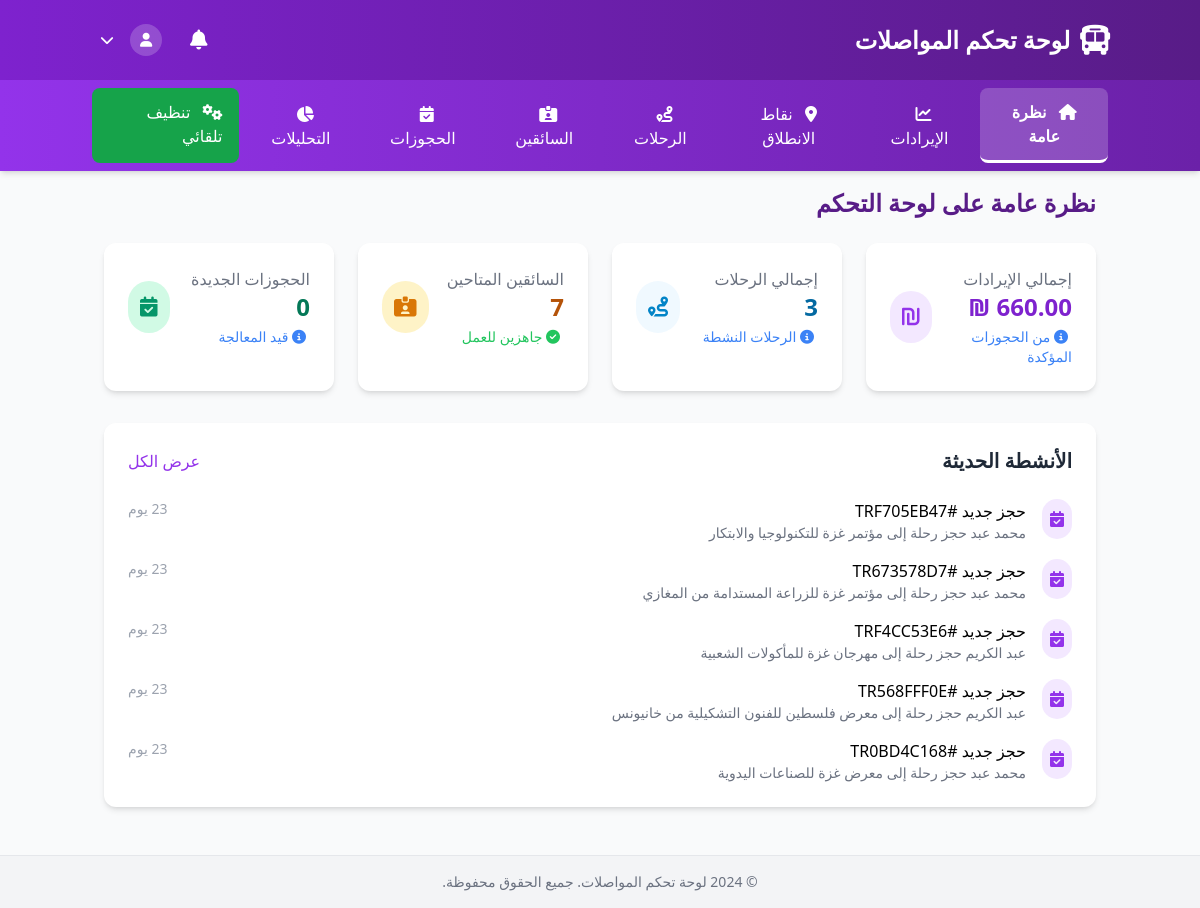
The page /transport/dashboard.php on the database its author committed.
### tables this page shows
CREATE TABLE `transport_bookings` (
  `id` int(11) NOT NULL,
  `user_id` int(11) DEFAULT NULL,
  `trip_id` int(11) NOT NULL,
  `event_id` int(11) NOT NULL,
  `ticket_id` int(11) DEFAULT NULL,
  `customer_name` varchar(255) NOT NULL,
  `customer_phone` varchar(20) NOT NULL,
  `customer_email` varchar(255) DEFAULT NULL,
  `seats_count` int(11) DEFAULT 1,
  `passenger_name` varchar(255) NOT NULL,
  `passenger_phone` varchar(20) NOT NULL,
  `passenger_email` varchar(255) DEFAULT NULL,
  `passengers_count` int(11) NOT NULL DEFAULT 1,
  `total_amount` decimal(10,2) NOT NULL,
  `special_notes` text DEFAULT NULL,
  `payment_method` enum('bank_transfer','cash_on_delivery','mobile_pay','credit_card') NOT NULL,
  `payment_status` enum('pending','confirmed','cancelled') DEFAULT 'pending',
  `cancellation_reason` text DEFAULT NULL,
  `cancellation_date` datetime DEFAULT NULL,
  `notification_sent` tinyint(1) NOT NULL DEFAULT 0,
  `payment_details` longtext DEFAULT NULL CHECK (json_valid(`payment_details`)),
  `booking_code` varchar(20) NOT NULL,
  `status` enum('pending','confirmed','cancelled','rejected') DEFAULT 'pending',
  `rejection_reason` text DEFAULT NULL,
  `response_date` datetime DEFAULT NULL,
  `admin_id` int(11) DEFAULT NULL,
  `created_at` timestamp NOT NULL DEFAULT current_timestamp(),
  `updated_at` timestamp NOT NULL DEFAULT current_timestamp() ON UPDATE current_timestamp()
);

CREATE TABLE `events` (
  `id` int(11) NOT NULL,
  `title` varchar(255) NOT NULL,
  `description` text NOT NULL,
  `location` varchar(255) NOT NULL,
  `date_time` datetime NOT NULL,
  `end_time` datetime NOT NULL,
  `price` decimal(10,2) NOT NULL,
  `capacity` int(11) DEFAULT 100,
  `original_price` decimal(10,2) DEFAULT NULL,
  `category` varchar(50) NOT NULL,
  `organizer` varchar(100) DEFAULT NULL,
  `contact_email` varchar(100) DEFAULT NULL,
  `contact_phone` varchar(50) DEFAULT NULL,
  `is_featured` tinyint(1) DEFAULT 0,
  `status` varchar(20) DEFAULT 'active',
  `is_active` tinyint(1) DEFAULT 1,
  `image` varchar(255) DEFAULT NULL,
  `available_tickets` int(11) NOT NULL,
  `featured` tinyint(1) DEFAULT 0,
  `created_at` timestamp NOT NULL DEFAULT current_timestamp(),
  `updated_at` timestamp NOT NULL DEFAULT current_timestamp() ON UPDATE current_timestamp()
);

CREATE TABLE `transport_starting_points` (
  `id` int(11) NOT NULL,
  `name` varchar(100) NOT NULL,
  `region` enum('north','center','south') NOT NULL,
  `icon` varchar(50) DEFAULT 'city',
  `description` text DEFAULT NULL,
  `is_active` tinyint(1) DEFAULT 1,
  `created_at` timestamp NOT NULL DEFAULT current_timestamp(),
  `updated_at` timestamp NOT NULL DEFAULT current_timestamp() ON UPDATE current_timestamp()
);

### transport/dashboard.php (the view, shortened to what the rows shown need)
<?php
$db = new Database();
try {
    $db->query("SELECT SUM(total_amount) as total_revenue FROM transport_bookings WHERE payment_status = 'confirmed'");
    $db->query("SELECT COUNT(*) as total_trips FROM transport_trips WHERE is_active = 1");
    $db->query("SELECT COUNT(*) as active_drivers FROM transport_drivers WHERE is_active = 1 AND status = 'available'");
    $db->query("SELECT COUNT(*) as new_bookings FROM transport_bookings WHERE status = 'pending' OR status = 'confirmed'");
    $db->query("
        SELECT
            tb.booking_code,
            tb.customer_name,
            tb.created_at,
            tt.departure_time,
            tsp.name as starting_point_name,
            e.title as event_title
        FROM transport_bookings tb
        LEFT JOIN transport_trips tt ON tb.trip_id = tt.id
        LEFT JOIN transport_starting_points tsp ON tt.starting_point_id = tsp.id
        LEFT JOIN events e ON tb.event_id = e.id
        ORDER BY tb.created_at DESC
        LIMIT 5
    ");
    $recent_activities = $db->resultSet();
} catch (Exception $e) {
    $total_revenue = 0;
    $total_trips = 0;
    $active_drivers = 0;
    $new_bookings = 0;
    $recent_activities = [];
    $departure_points = [];
    $trips = [];
    $drivers = [];
    $bookings = [];
    $expired_bookings = [];
    $transport_types = [];
    error_log("Dashboard Error: " . $e->getMessage());
}
?>
<!DOCTYPE html>
<html lang="ar" dir="rtl">
<head>
    <script src="https://cdn.tailwindcss.com"></script>
    <link rel="stylesheet" href="https://cdnjs.cloudflare.com/ajax/libs/font-awesome/6.4.0/css/all.min.css">
    <link rel="stylesheet" href="dashboard-rtl.css">
</head>
<body class="bg-gray-50 min-h-screen">
    <div class="flex flex-col min-h-screen">
        <header class="bg-gradient-to-r from-primary-700 to-primary-900 text-white p-4 shadow-lg">
            <div class="container mx-auto flex justify-between items-center">
                <div class="flex items-center space-x-2 space-x-reverse">
                    <h1 class="text-2xl font-bold">لوحة تحكم المواصلات</h1>
                </div>
            </div>
        </header>
        <main class="flex-grow container mx-auto p-4">
            <section id="overview" class="dashboard-section active">
                <h2 class="text-2xl font-bold text-primary-900 mb-6">نظرة عامة على لوحة التحكم</h2>
                <div class="bg-white rounded-xl shadow-md p-6 mb-8">
                    <div class="space-y-4">
                        <?php if (!empty($recent_activities)): ?>
                            <?php foreach ($recent_activities as $activity): ?>
                                <div class="flex items-start space-x-4 space-x-reverse">
                                    <div class="bg-primary-100 p-2 rounded-full">
                                        <i class="fas fa-calendar-check text-primary-600"></i>
                                    </div>
                                    <div class="flex-grow">
                                        <p class="font-medium">حجز جديد #<?php echo htmlspecialchars($activity['booking_code']); ?></p>
                                        <p class="text-gray-500 text-sm">
                                            <?php echo htmlspecialchars($activity['customer_name']); ?>
                                            حجز رحلة إلى <?php echo htmlspecialchars($activity['event_title'] ?? 'فعالية'); ?>
                                            <?php if ($activity['starting_point_name']): ?>
                                                من <?php echo htmlspecialchars($activity['starting_point_name']); ?>
                                            <?php endif; ?>
                                        </p>
                                    </div>
                                    <span class="text-gray-400 text-sm">
                                        <?php
                                        $time_diff = time() - strtotime($activity['created_at']);
                                        if ($time_diff < 3600) {
                                            echo floor($time_diff / 60) . ' دقيقة';
                                        } elseif ($time_diff < 86400) {
                                            echo floor($time_diff / 3600) . ' ساعة';
                                        } else {
                                            echo floor($time_diff / 86400) . ' يوم';
                                        }
                                        ?>
                                    </span>
                                </div>
                            <?php endforeach; ?>
                        <?php endif; ?>
                    </div>
                </div>
            </section>
        </main>
    </div>
</body>
</html>

### rows shown on the page
transport_bookings: booking_code "TRF705EB47", customer_name "محمد عبد", event.title "مؤتمر غزة للتكنولوجيا والابتكار"
transport_bookings: booking_code "TR673578D7", customer_name "محمد عبد", event.title "مؤتمر غزة للزراعة المستدامة", transport_starting_points.name "المغازي"
transport_bookings: booking_code "TRF4CC53E6", customer_name "عبد الكريم", event.title "مهرجان غزة للمأكولات الشعبية"
transport_bookings: booking_code "TR568FFF0E", customer_name "عبد الكريم", event.title "معرض فلسطين للفنون التشكيلية", transport_starting_points.name "خانيونس"
transport_bookings: booking_code "TR0BD4C168", customer_name "محمد عبد", event.title "معرض غزة للصناعات اليدوية"

### other values the page prints
formatPrice($total_revenue) "660.00 ₪"
$total_trips "3"
$active_drivers "7"
$new_bookings "0"
